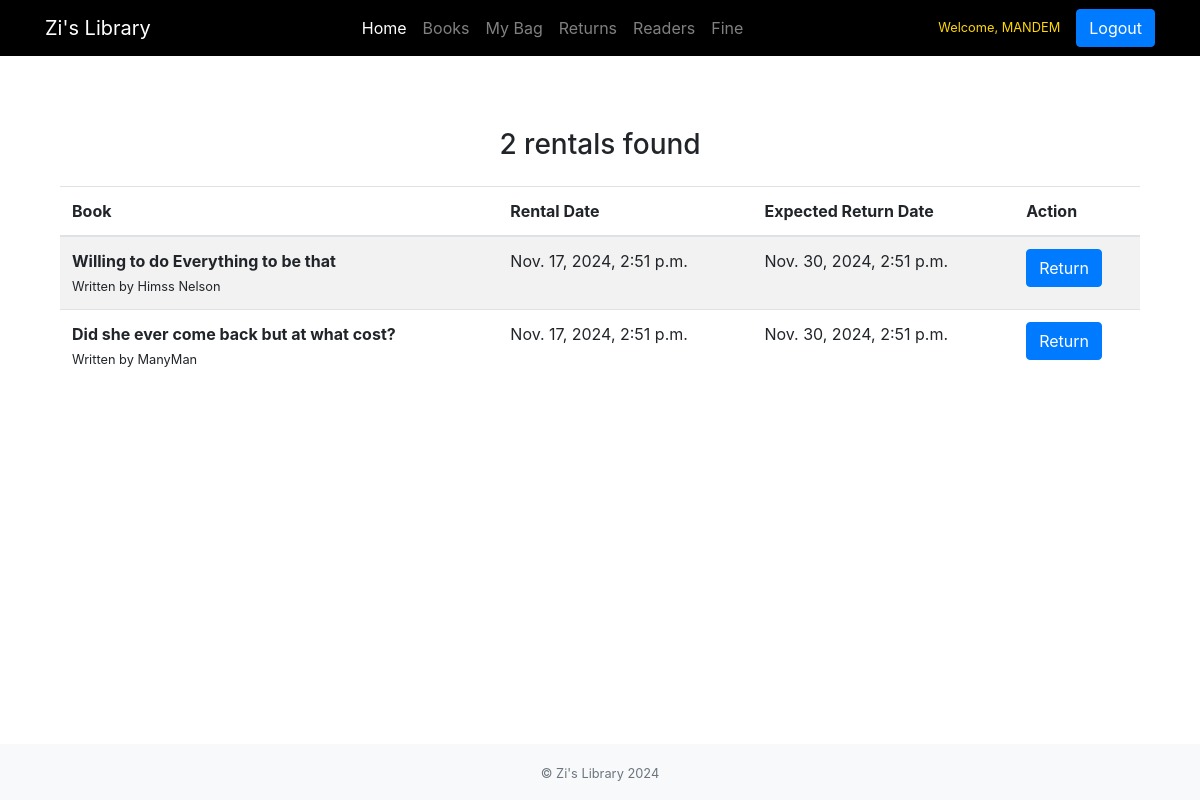
Screenshot of /returns/ (signed in) with the database file from the repository.
### library/models.py (models this page shows, shortened)
class Checkout(models.Model):
  book=models.ForeignKey(books,on_delete=models.CASCADE,null=True)
  reader=models.ForeignKey(User,on_delete=models.CASCADE)
  checkout_date=models.DateTimeField()
  return_due_date=models.DateTimeField()
  returned=models.BooleanField(default=False)

class books(models.Model):
  title=models.CharField(max_length=200)
  author=models.CharField(max_length=200)
  image=models.ImageField(upload_to='photos/',blank=True,null=True)
  status=models.BooleanField(default=True)

### library/views.py (the view)
# urls.py: path('returns/',views.returns,name='returns'),
@login_required
def returns(request):
    rentals=Checkout.objects.filter(reader=request.user,returned=False)
    return render(request,'returns.html',{'rentals':rentals})

### library/templates/returns.html (shortened to what this page needs)
{% extends "home.html" %}
{% block content %}
<div class="container mt-4">
  <h3 class="text-center mb-4">{{ rentals.count }} rentals found</h3>
  <table class="table table-striped">
      <thead>
          <tr>
              <th scope="col">Book</th>
              <th scope="col">Rental Date</th>
              <th scope="col">Expected Return Date</th>
              <th scope="col">Action</th>
          </tr>
      </thead>
      <tbody>
        {% for rental in rentals %}
          <tr>
              <td>
                  <strong>{{ rental.book.title }}</strong><br>
                  <small>Written by {{ rental.book.author }}</small><br>
              </td>
              <td>{{ rental.checkout_date }}</td>
              <td>{{ rental.return_due_date }}</td>
              <td>
                <form action="{% url 'rental' %}" method="post">
                  <button class="btn btn-primary" type="submit">Return</button>
                </form>
              </td>
          </tr>
        {% empty %}
          <tr>
              <td colspan="4" class="text-center">
                <p style="color:red;">No rentals found or all books have been returned.</p>
              </td>
          </tr>
        {% endfor %}
      </tbody>
  </table>
</div>
{% endblock %}

### templates/home.html (shortened to what this page needs)
<!DOCTYPE html>
<html lang="en">
<head>
  <link rel="stylesheet" href="https://cdnjs.cloudflare.com/ajax/libs/font-awesome/6.0.0-beta3/css/all.min.css">
  <link rel="stylesheet" href="https://cdn.jsdelivr.net/npm/bootstrap@4.3.1/dist/css/bootstrap.min.css">
</head>
<body class="d-flex flex-column min-vh-100">
  <nav class="navbar navbar-expand-lg navbar-dark" style="background-color:black;">
    <div class="container">
      <a class="navbar-brand" href="{% url 'home'%}">Zi's Library</a>
      <div class="collapse navbar-collapse" id="navbarNav">
        <ul class="navbar-nav mx-auto">
          <li class="nav-item active">
            <a class="nav-link" href="{% url 'home'%}">Home <span class="sr-only">(current)</span></a>
          </li>
          <li class="nav-item">
            <a class="nav-link" href="{% url 'books' %}">Books</a>
          </li>
          <li class="nav-item">
            <a class="nav-link" href="{% url 'myBag'%}" >My Bag</a>
          </li>
          <li class="nav-item">
            <a class="nav-link" href="{% url 'returns'%}">Returns</a>
          </li>
          <li class="nav-item">
            <a class="nav-link" href="{% url 'readers'%}">Readers</a>
          </li>
          <li class="nav-item">
            <a class="nav-link" href="{% url 'fine'%}">Fine</a>
          </li>
        </ul>
     {% if user.is_authenticated %}
     <span style="color: #FFD700; font-size:0.8rem" class="mr-2">Welcome, {{ user.username }}</span>
        <a class="btn btn-primary ml-2" href="{% url 'logout'%}" role="button">Logout</a>
     {% else %}
     <a class="btn btn-primary ml-2" href="{% url 'login'%}" role="button">Login</a>
    {% endif %}
    </div>
    </div>
  </nav>
  <div class="container my-5 flex-grow-1">
    {% block content %}{% endblock %}
  </div>
  <footer class="footer bg-light py-3 text-center">
    <div class="container">
      <small class="text-muted">© Zi's Library 2024</small>
    </div>
  </footer>
</body>
</html>

### rows the page displays
Checkout: book "Willing to do Everything to be that", book.author "Himss Nelson", checkout_date "Nov. 17, 2024, 2:51 p.m.", return_due_date "Nov. 30, 2024, 2:51 p.m."
Checkout: book "Did she ever come back but at what cost?", book.author "ManyMan", checkout_date "Nov. 17, 2024, 2:51 p.m.", return_due_date "Nov. 30, 2024, 2:51 p.m."

### other values shown
{{ user.username }} "MANDEM"
{{ rentals.count }} "2"
